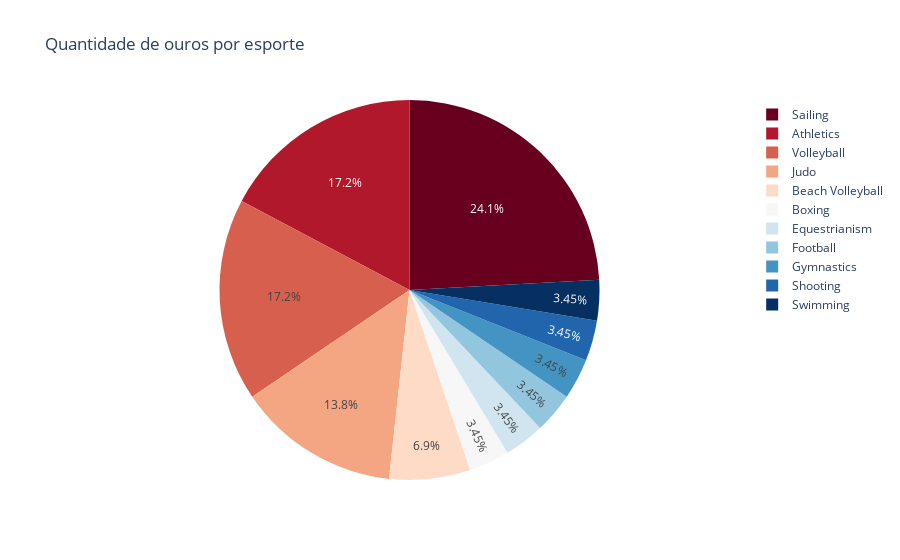

Notebook cell for this chart:
### Markdown cell above
Agora faça um gráfico de setores (pizza) mostrando a distribuição de medalhas de ouro do Brasil por esporte.

### Code cell
'''
Para esse enunciado, usamos o último daframe criado e, usando o Plotly, criamos o gráfico de pizza com a distribuição de
medalhas de ouro do Brasil, por esporte. 
'''

fig6 = px.pie(df_atletas_brasil_medalhas_evento_esporte_ouro, values='Quantity', names='Sport', title='Quantidade de ouros por esporte',
             color_discrete_sequence=px.colors.sequential.RdBu)
fig6.show()

### Figure 1 — Plotly figure (JSON) as saved in the notebook; plotly's stock layout.template omitted (floating-point values rounded to 4 significant figures)
{"data": [{"domain": {"x": [0, 1], "y": [0, 1]}, "hovertemplate": "Sport=%{label}<br>Quantity=%{value}<extra></extra>", "labels": ["Sailing", "Athletics", "Volleyball", "Judo", "Beach Volleyball", "Boxing", "Equestrianism", "Football", "Gymnastics", "Shooting", "Swimming"], "legendgroup": "", "name": "", "showlegend": true, "type": "pie", "values": [7, 5, 5, 4, 2, 1, 1, 1, 1, 1, 1]}], "layout": {"legend": {"tracegroupgap": 0}, "piecolorway": ["rgb(103,0,31)", "rgb(178,24,43)", "rgb(214,96,77)", "rgb(244,165,130)", "rgb(253,219,199)", "rgb(247,247,247)", "rgb(209,229,240)", "rgb(146,197,222)", "rgb(67,147,195)", "rgb(33,102,172)", "rgb(5,48,97)"], "title": {"text": "Quantidade de ouros por esporte"}}}
